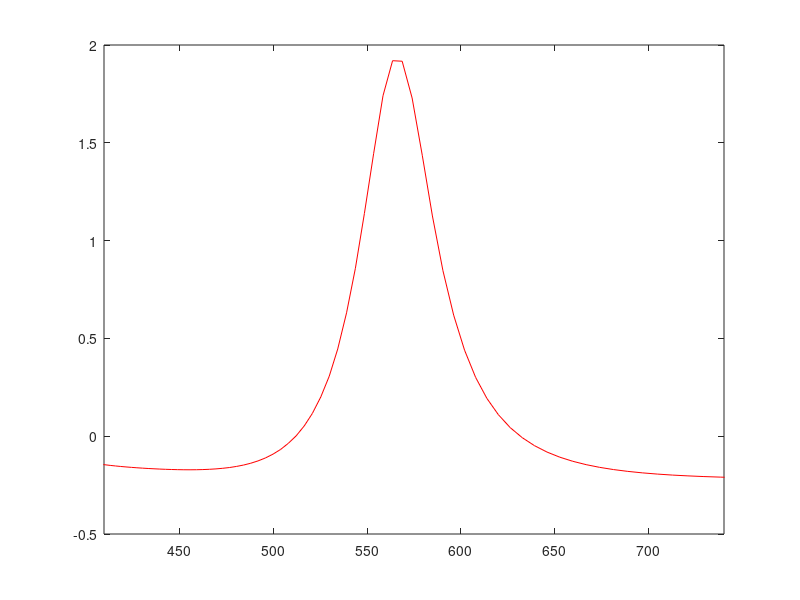

Source code (MATLAB):
close all; clear all;
M = dlmread('CRYSTALS_Si_Palik.csv.txt');
x = M(:,1);
lambda = 1000.*x; %wavelength in nanometers
length = size(x);
l= 10; %number of layers of hbn

n0 = ones(size(x));
n1 = (2.6 - 1.3i) .* ones(size(x)); %ref index of graphene
n2 = 1.85 .* ones(size(x)); %ref index of hbn
n3 = sqrt( 1 + 0.6961663*power(x,2)./(power(x,2)-power(0.0684043,2)) +(0.4079426*power(x,2))./(power(x,2)-power(0.1162414,2)) + (0.8974794*power(x,2))./(power(x,2)-power(9.896161,2)));  %refractive index of sio2
n4 = M(:,2) + 1i.*M(:,3); %ref index of silicon


r(:,1) = (n0-n1)./(n0+n1);
r(:,2) = (n1-n2)./(n1+n2);
r(:,3) = (n2-n3)./(n2+n3);
r(:,4) = (n3-n4)./(n3+n4);

d2 = 0.023;
%0.0 + l*0.0004; %size of hbn layer in micron + first term contaminant
d1 = 0.00034; %size of graphene monolayer micron
d3 = 0.290; %size of sio2 layer in microns

p(:,1) = exp(-2i*(2*pi*n1*d1)./x);  %graphene phase
p(:,2) = exp(-2i*(2*pi*n2*d2)./x);  %hbn phase
p(:,3) = exp(-2i*(2*pi*n3*d3)./x);  %Sio2 phase

g(:,4) = r(:,4);

for j= 1:3
    g(:,4-j) = (r(:,4-j) + g(:,5-j).* p(:,4-j))./ (1 + r(:,4-j).*g(:,5-j).*p(:,4-j));
end

I = (abs(g(:,1))).^2;


rn(:,1) = (n0 - n2)./(n0 + n2);
rn(:,2) = r(:,3);
rn(:,3) = r(:,4);
h(:,3) = rn(:,3);
q(:,2) = p(:,3);
q(:,1) = p(:,2);


for j=1:2   
    h(:,3-j) = (rn(:,3-j) + h(:,4-j).*q(:,3-j))./(1 + rn(:,3-j).*h(:,4-j).*q(:,3-j));
end
K = abs(h(:,1)).^2;


rnnn(:,1) = r(:,1);
rnnn(:,2) = (n1-n2)./(n2+n1);
rnnn(:,3) = r(:,4);
hh(:,3) = rnnn(:,3);
qq(:,2) = p(:,3);
qq(:,1) = p(:,1);


for j=1:2   
    hh(:,3-j) = (rnnn(:,3-j) + hh(:,4-j).*qq(:,3-j))./(1 + rnnn(:,3-j).*hh(:,4-j).*qq(:,3-j));
end
M = abs(hh(:,1)).^2;


rnn(:,1) = (n0-n3)./(n0+n3);
rnn(:,2) = r(:,4);
t = p(:,3);
f(:,2) = rnn(:,2);

f(:,1) = (rnn(:,1) + f(:,2).*t)./(1 + rnn(:,1).*f(:,2).*t);
L = abs(f(:,1)).^2;


C1 = (K - I)./K; %h+s - g+h+s
C2 = (L - K)./L; % s - h+s
C3 = (L - I)./L; %s - g+h+s
C4 = (M - I)./M; %g+s - g+h+s
C5 = (M - I - K + L)./M; %g+s - g+h+s - h+s + s
C6 = (L - M)./M; %s - g+s

%close all
%hold  on
figure
plot(lambda,C6,'r')
xlim([410 740]) 
% figure
% plot(lambda,C2)
% xlim([410 740]) 
% figure
% plot(lambda,C3,'g')
% figure
% plot(lambda,C4,'y')
% figuren4
% 
% plot(lambda,C5,'r')
% xlim([410 740]) 